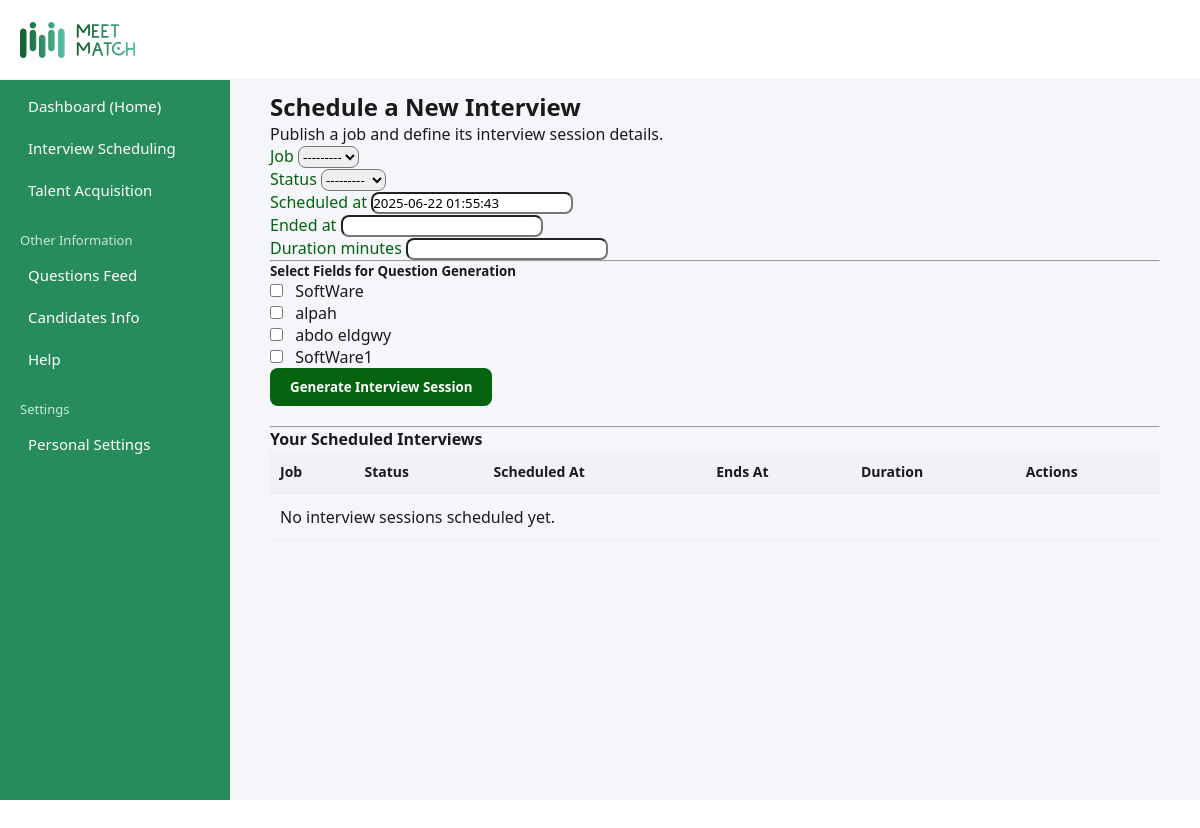
/admin_dashboard/interview_scheduling/ (signed in), run on an earlier commit of the app's database.
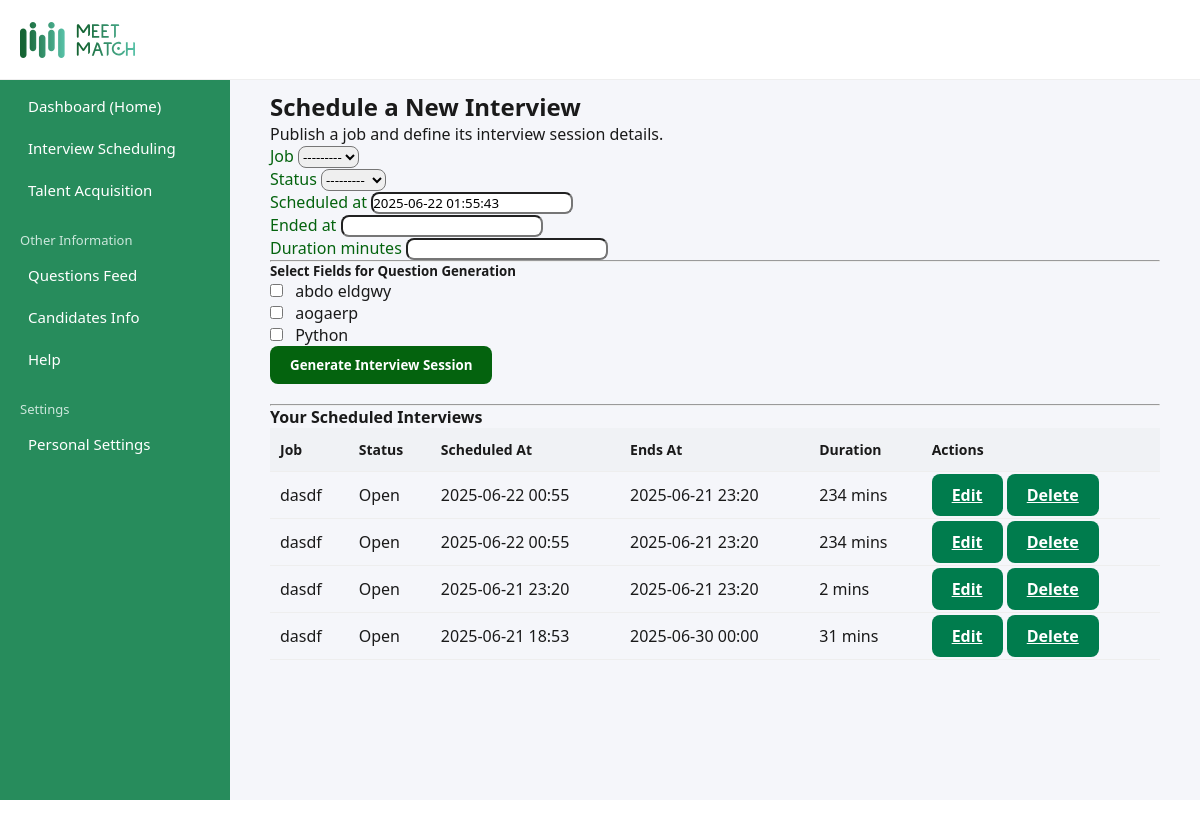
And on a later commit of the database.
### questions/models.py (models this page shows, shortened)
class Field(models.Model):
    typeChoices = [
        ('Techincal', 'Techincal'),
        ('Soft Skill', 'Soft Skill'),
    ]
    created_by = models.ForeignKey(User, on_delete=models.CASCADE)
    field_type = models.CharField(max_length=50, choices=typeChoices, default='Techincal')
    name = models.CharField(max_length=100)
    slug = models.SlugField(max_length=100, unique=True, blank=True)
    def __str__(self):
        return self.name

### interview_scheduling/models.py (models this page shows, shortened)
class InterviewSession(models.Model):
    created_by = models.ForeignKey(User, on_delete=models.CASCADE)
    created_at = models.DateTimeField(auto_now_add=True)
    job = models.ForeignKey(Job, on_delete=models.CASCADE)
    slug = models.SlugField(unique=True, blank=True, null=True)
    duration_minutes = models.PositiveIntegerField()
    status = models.CharField(max_length=20, choices=[('Open', 'Open'), ('Closed', 'Closed')])
    scheduled_at = models.DateTimeField(default=datetime.now)
    ended_at = models.DateTimeField(null=False)
    question_querey = models.JSONField(default=dict, blank=True, null=True)

### Job/models.py (models this page shows, shortened)
class Job(models.Model):
    created_by = models.ForeignKey(User, on_delete=models.CASCADE)
    title = models.CharField(max_length=200)
    description = models.TextField()
    requirements = models.TextField()
    created_at = models.DateTimeField(auto_now_add=True)
    location = models.CharField(max_length=100)
    logo = models.ImageField(upload_to=job_logo, null=True, blank=True)
    level = models.CharField(max_length=100,choices=LEVEL_CHOICES)
    slug = models.SlugField(unique=True, blank=True, null=True)
    def __str__(self):
        return self.title

### interview_scheduling/views.py (the view)
# urls.py: path('', views.interview_scheduling_view, name='interview_scheduling'),
@login_required
def interview_scheduling_view(request):
    if request.method == 'POST':
        form = InterviewSessionForm(request.POST, user=request.user)
        if form.is_valid():
            session = form.save(commit=False)
            session.created_by = request.user
            selected_fields = form.cleaned_data.get('selected_fields')
            field_ids = selected_fields.values_list('id', flat=True)
            technical_questions = list(Question.objects.filter(field__in=field_ids, field__field_type='Techincal'))
            soft_questions = list(Question.objects.filter(field__in=field_ids, field__field_type='Soft Skill'))
            def balance_questions(q_list, count):
                random.shuffle(q_list)
                return q_list[:count]
            technical = balance_questions(technical_questions, min(3, len(technical_questions)))
            soft = balance_questions(soft_questions, min(3, len(soft_questions)))
            question_query = {
                "technical": [{"id": q.id, "field": q.field.name, "question": q.question_text} for q in technical],
                "soft skill": [{"id": q.id, "field": q.field.name, "question": q.question_text} for q in soft]
            }
            session.question_querey = question_query
            session.save()
            messages.success(request, "Interview session created successfully.")
            return redirect('InterviewScheduling:interview_scheduling')
    else:
        form = InterviewSessionForm(user=request.user)
    sessions = InterviewSession.objects.filter(created_by=request.user).order_by('-created_at')
    return render(request, 'interview/interview_scheduling.html', {
        'form': form,
        'sessions': sessions
    })

### interview_scheduling/forms.py
class InterviewSessionForm(forms.ModelForm):
    selected_fields = forms.ModelMultipleChoiceField(
        queryset=Field.objects.none(),
        widget=forms.CheckboxSelectMultiple,
        required=False,
        label="Choose Fields to Generate Questions From"
    )
    class Meta:
        model = InterviewSession
        fields = ['job', 'status', 'scheduled_at', 'ended_at', 'duration_minutes']
    def __init__(self, *args, **kwargs):
        user = kwargs.pop('user', None)
        super().__init__(*args, **kwargs)
        if user:
            self.fields['selected_fields'].queryset = Field.objects.filter(created_by=user)

### interview_scheduling/templatetags/form_tags.py (called while the page is built)
@register.filter(name='add_class')
def add_class(field, css):
    return field.as_widget(attrs={"class": css})

### templates/interview/interview_scheduling.html (shortened to what this page needs)
{% extends 'admin_base.html' %}
{% load static %}
{% load form_tags %}
{% block extra_css %}
<link rel="stylesheet" href="{% static 'css/interview.css' %}">
{% endblock %}
{% block content %}
<div class="d-flex justify-content-between align-items-center mb-4">
  <div>
    <h2 class="mb-1">Schedule a New Interview</h2>
    <p class="text-muted">Publish a job and define its interview session details.</p>
  </div>
</div>
<form method="post">
  <div class="card p-4 shadow-sm">
    <div class="row">
      <div class="col-md-6 mb-3">
        <label class="form-label">{{ form.job.label }}</label>
        {{ form.job|add_class:"form-control" }}
      </div>
      <div class="col-md-6 mb-3">
        <label class="form-label">{{ form.status.label }}</label>
        {{ form.status|add_class:"form-control" }}
      </div>
      <div class="col-md-6 mb-3">
        <label class="form-label">{{ form.scheduled_at.label }}</label>
        {{ form.scheduled_at|add_class:"form-control" }}
      </div>
      <div class="col-md-6 mb-3">
        <label class="form-label">{{ form.ended_at.label }}</label>
        {{ form.ended_at|add_class:"form-control" }}
      </div>
      <div class="col-md-6 mb-4">
        <label class="form-label">{{ form.duration_minutes.label }}</label>
        {{ form.duration_minutes|add_class:"form-control" }}
      </div>
    </div>
    <hr class="my-4" />
    <h5 class="text-success mb-3">Select Fields for Question Generation</h5>
    <div class="row mb-4">
      {% for checkbox in form.selected_fields %}
        <div class="col-md-4 mb-2">
          <div class="form-check">
            {{ checkbox.tag }}
            <label class="form-check-label">{{ checkbox.choice_label }}</label>
          </div>
        </div>
      {% empty %}
        <p class="text-muted">You don’t have any fields yet.</p>
      {% endfor %}
    </div>
    <div class="text-end">
      <button type="submit" class="btn btn-success px-4 py-2">Generate Interview Session</button>
    </div>
  </div>
</form>
<hr class="my-5" />
<h4 class="mb-3">Your Scheduled Interviews</h4>
<div class="table-responsive">
  <table class="table table-bordered rounded-3">
    <thead class="table-success">
      <tr>
        <th>Job</th>
        <th>Status</th>
        <th>Scheduled At</th>
        <th>Ends At</th>
        <th>Duration</th>
        <th>Actions</th>
      </tr>
    </thead>
    <tbody>
      {% for session in sessions %}
      <tr>
        <td>{{ session.job.title }}</td>
        <td>{{ session.status }}</td>
        <td>{{ session.scheduled_at|date:"Y-m-d H:i" }}</td>
        <td>{{ session.ended_at|date:"Y-m-d H:i" }}</td>
        <td>{{ session.duration_minutes }} mins</td>
        <td>
          <a href="{% url 'InterviewScheduling:edit_session' session.id %}" class="btn btn-sm btn-outline-secondary">Edit</a>
          <a href="{% url 'InterviewScheduling:delete_session' session.id %}" class="btn btn-sm btn-outline-danger">Delete</a>
        </td>
      </tr>
      {% empty %}
      <tr>
        <td colspan="6" class="text-center text-muted">No interview sessions scheduled yet.</td>
      </tr>
      {% endfor %}
    </tbody>
  </table>
</div>
{% endblock %}

### templates/admin_base.html (shortened to what this page needs)
{% load static %}
<!DOCTYPE html>
<html lang="en">
<head>
  <link rel="stylesheet" href="{% static 'css/style.css' %}">
</head>
<body>
  <div class="top-navbar">
    <img src="{% static 'images/base color-wide.svg' %}" class="top-logo" alt="Logo">
    {% block extra_css %}{% endblock %}
  </div>
  <div class="dashboard-container">
    <div class="sidebar">
      <ul class="sidebar-links">
        <li><a href="{% url 'AdminDashboard:admin_dashboard' %}">Dashboard (Home)</a></li>
        <li><a href="{% url 'InterviewScheduling:interview_scheduling' %}">Interview Scheduling</a></li>
        <li><a href="#">Talent Acquisition</a></li>
        <li class="sidebar-section">Other Information</li>
        <li><a href="{% url 'Questions:questions' %}">Questions Feed</a></li>
        <li><a href="{% url 'AdminDashboard:candidate' %}">Candidates Info</a></li>
        <li><a href="#">Help</a></li>
        <li class="sidebar-section">Settings</li>
        <li><a href="#">Personal Settings</a></li>
      </ul>
    </div>
    <div class="main-content">
      {% block content %}{% endblock %}
    </div>
  </div>
</body>
</html>

### static/css/style.css (style rules this page uses)
* { margin: 0; padding: 0; box-sizing: border-box; font-family: 'Segoe UI', sans-serif; }
body, html { height: 100%; background-color: #fff; }
body { color: #1a1a1a; }
.btn { background-color: #007c4d; color: white; border: none; padding: 10px 20px; border-radius: 8px; cursor: pointer; margin-bottom: 20px; font-weight: bold; }
.top-navbar { background-color: white; height: 80px; display: flex; align-items: center; padding-left: 20px; border-bottom: 1px solid #eee; position: fixed; top: 0; left: 0; right: 0; z-index: 1000; }
.top-logo { height: 36px; }
.dashboard-container { display: flex; height: calc(100vh - 60px); margin-top: 60px; }
.sidebar { width: 230px; background-color: #278c5c; color: white; padding: 30px 20px 20px 20px; height: calc(100vh - 60px); position: fixed; top: 60px; left: 0; }
.sidebar-links { list-style: none; padding: 0; font-size: 15px; }
.sidebar-links li { margin-bottom: 10px; }
.sidebar-links a { color: white; text-decoration: none; display: block; padding: 6px 8px; border-radius: 6px; }
.sidebar-section { font-size: 13px; color: #cce7dc; margin-top: 25px; margin-bottom: 10px; }
.main-content { margin-left: 230px; padding: 30px 40px; flex-grow: 1; background-color: #f5f6fa; min-height: calc(100vh - 60px); }
table { width: 100%; border-collapse: collapse; }
table thead { background-color: #f0f2f5; font-size: 14px; text-align: left; }
table th, table td { padding: 12px 10px; border-bottom: 1px solid #eee; }

### templates/interview/interview_scheduling.html (style rules this page uses)
.form-label { font-weight: 500; color: #04630E; }
.form-control, .form-check-input { border-radius: 0.5rem; box-shadow: none !important; }
.form-check-label { font-weight: 400; margin-left: 0.5rem; }
.card { border-radius: 1rem; border: none; }
.btn-success { background-color: #04630E; border-color: #04630E; border-radius: 0.5rem; }

What changed in the data, as far as the page shows it:
removed Field: choice_label "SoftWare"
removed Field: choice_label "alpah"
removed Field: choice_label "SoftWare1"
added Field: choice_label "aogaerp"
added Field: choice_label "Python"
added InterviewSession: job "dasdf", status "Open", scheduled_at "2025-06-22 00:55", ended_at "2025-06-21 23:20", duration_minutes "234"
added InterviewSession: job "dasdf", status "Open", scheduled_at "2025-06-22 00:55", ended_at "2025-06-21 23:20", duration_minutes "234"
added InterviewSession: job "dasdf", status "Open", scheduled_at "2025-06-21 23:20", ended_at "2025-06-21 23:20", duration_minutes "2"
added InterviewSession: job "dasdf", status "Open", scheduled_at "2025-06-21 18:53", ended_at "2025-06-30 00:00", duration_minutes "31"
Also different on the page:
text no longer shown: "No interview sessions scheduled yet."
